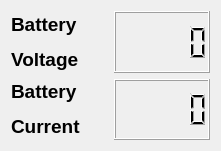
   <widget class="QWidget" name="verticalLayoutWidget_7">
    <property name="geometry">
     <rect>
      <x>1140</x>
      <y>0</y>
      <width>221</width>
      <height>151</height>
     </rect>
    </property>
    <layout class="QVBoxLayout" name="verticalLayout_9">
     <item>
      <layout class="QHBoxLayout" name="horizontalLayout_12">
       <item>
        <widget class="QLabel" name="label_7">
         <property name="font">
          <font>
           <pointsize>14</pointsize>
          </font>
         </property>
         <property name="text">
          <string>&lt;html&gt;&lt;head/&gt;&lt;body&gt;&lt;p&gt;&lt;span style=&quot; font-weight:700;&quot;&gt;Battery&lt;/span&gt;&lt;/p&gt;&lt;p&gt;&lt;span style=&quot; font-weight:700;&quot;&gt;Voltage&lt;/span&gt;&lt;/p&gt;&lt;/body&gt;&lt;/html&gt;</string>
         </property>
        </widget>
       </item>
       <item>
        <widget class="QLCDNumber" name="lcdNumber_batt_volt"/>
       </item>
      </layout>
     </item>
     <item>
      <layout class="QHBoxLayout" name="horizontalLayout_11">
       <item>
        <widget class="QLabel" name="label_6">
         <property name="font">
          <font>
           <pointsize>14</pointsize>
          </font>
         </property>
         <property name="text">
          <string>&lt;html&gt;&lt;head/&gt;&lt;body&gt;&lt;p&gt;&lt;span style=&quot; font-weight:700;&quot;&gt;Battery&lt;/span&gt;&lt;/p&gt;&lt;p&gt;&lt;span style=&quot; font-weight:700;&quot;&gt;Current&lt;/span&gt;&lt;/p&gt;&lt;/body&gt;&lt;/html&gt;</string>
         </property>
        </widget>
       </item>
       <item>
        <widget class="QLCDNumber" name="lcdNumber_batt_curr"/>
       </item>
      </layout>
     </item>
    </layout>
   </widget>
